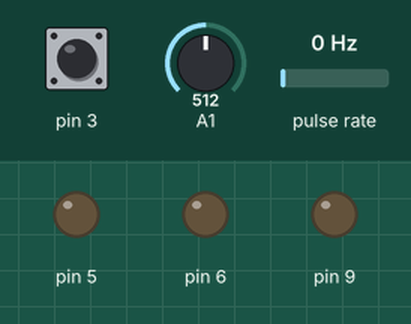
The sketch below on a simulated Arduino Uno, built with avr-gcc and run on an emulated ATmega328P. Shown: output pins drawn as LEDs (lit = HIGH). Wiring (inferred from the names in the program): pulse sensor: data pin 2. Inputs (shaded band) come from the test bench; at power-on: pulse rate 0 Hz, A1 = 512, pin 3 HIGH.

Above: at 1.2 s.
1.3 s: pulse rate (sensor on pin 2) set to 2 Hz
At 1.9 s:
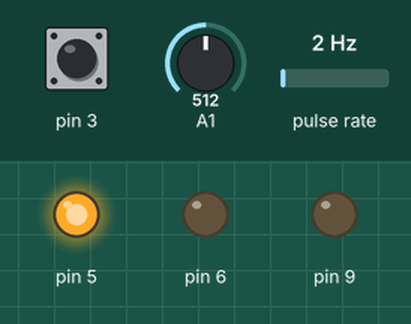
3.0 s: A1 set to 518
At 3.15 s:
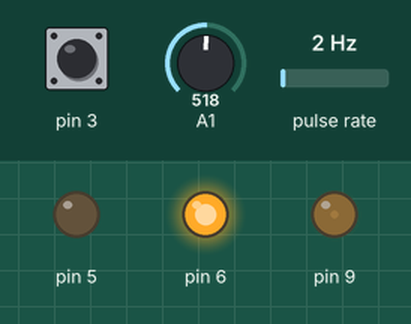
6.0 s: A1 set to 511
At 8.85 s:
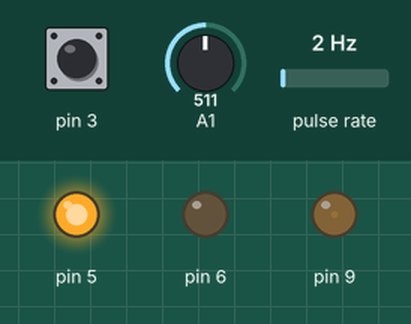
9.0 s: A1 set to 716
At 10.2 s:
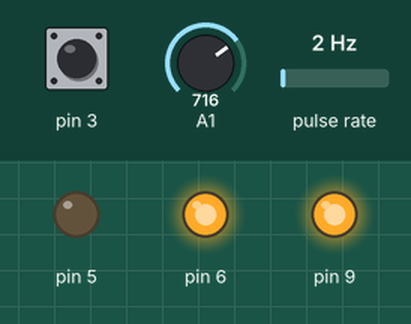
10.5 s: A1 set to 443
13.5 s: A1 set to 426
Timing chart, 0 to 16.5 s (numbered marks = the images above; inputs shaded):
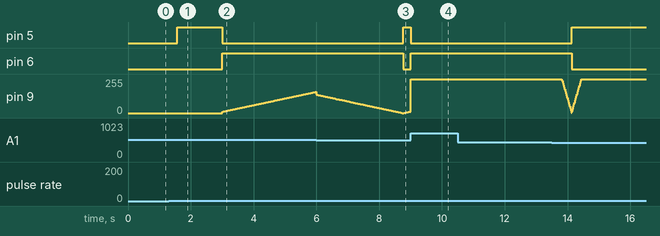

Measured:
- the behaviour switches between 0 and 1 Hz on pulse rate (sensor on pin 2) (found by bisection; images 0 and 1)
- the behaviour switches between 517 and 518 on A1 (found by bisection; images 1 and 2)
- after the input at 1.3 s, pin 5: LOW → HIGH after 0.26 s
- after the input at 3.0 s, pin 5: HIGH → LOW at once; pin 6: LOW → HIGH at once; pin 9: moves from 0/255 to 159/255 over 3.0 s, starting at once
- after the input at 6.0 s, pin 5: LOW → HIGH after 2.8 s; pin 6: HIGH → LOW after 2.8 s
- after the input at 9.0 s, pin 5: HIGH → LOW at once; pin 6: LOW → HIGH at once
- after the input at 10.5 s, every drawn part: stays the same

The sketch:

MotorLib.ino
```cpp
#include "MotorLib.h"
Motor A;
#define PWM 9
#define in1 5
#define in2 6
#define Encoder1 2
#define Encoder2 3
void setup()
{
  Serial.begin(9600);
  A.init(Encoder1, Encoder2, PWM, in1, in2);
  attachInterrupt(digitalPinToInterrupt(Encoder1), FlagInter, CHANGE);
  //Serial.println("Goal, Real");
}
void FlagInter()
{
  A.Flag();
}
void loop()
{
  A.tick();
  float GoalVel = map(analogRead(A1), 0, 1024, -90, 90);
  A.SetVolocity(GoalVel);
}
```

MotorLib.cpp
```cpp
#include "Arduino.h"
#include "MotorLib.h"
#include "Config.h"
void Motor::init(int _FirstEncoder, int _SecondEncoder, int _PWMOut, int _RotOut1, int _RotOut2)
{
  Timer = millis();

  FirstEncoder = _FirstEncoder;
  SecondEncoder = _SecondEncoder;

  RecognitionTime = RecognitionTimeofEncoder;

  PWMOut = _PWMOut;

  RotOut1 = _RotOut1;
  RotOut2 = _RotOut2;

  FlagInterrapt = false;

  count = 0;
  count_prev = 0;
  delta = 0;
  Velocity = 0;
  GoalVelocity = 0;

  StateFirstEncoder = false;
  StateSecondEncoder = false;

  error = 0;
  integral = 0;
  prev_error = 0;
  D = 0;
  kp = KP; // 0.75 0.5 0
  ki = KI;
  kd = KD;
  out = 0;

  _err_measure = 1;
  _q = 0.020;

  pinMode(RotOut1, OUTPUT);
  pinMode(RotOut2, OUTPUT);
  pinMode(FirstEncoder, INPUT_PULLUP);
  pinMode(SecondEncoder, INPUT_PULLUP);
  digitalWrite(RotOut1, LOW);
  digitalWrite(RotOut2, LOW);
  // attachInterrupt(digitalPinToInterrupt(FirstEncoder),FlagInterrupt,CHANGE);
}
float Motor::GetRealVelocity()
{
  return Velocity;
}
void Motor::SetVolocity(float _GoalVelocity)
{
  this->GoalVelocity = _GoalVelocity;
}
void Motor::Flag()
{
  this->FlagInterrapt = true;
}
void Motor::tick()
{
  if (this->FlagInterrapt)
  {
    this->StateFirstEncoder = digitalRead(FirstEncoder);
    this->StateSecondEncoder = digitalRead(SecondEncoder);
    //Serial.print(StateFirstEncoder);
    // Serial.println(StateSecondEncoder);
    if (StateFirstEncoder == StateSecondEncoder)
    {
      count++;
    }
    else
    {
      count--;
    }
    this->FlagInterrapt = false;
  }
  calculateRotSpeed();
}
void Motor::calculateRotSpeed()
{
  if (millis() - Timer >= RecognitionTime)
  {
    Timer  = millis();
    delta = count - count_prev;
    count_prev = count;
    float Velocity_temp = delta * 1000 / RecognitionTime * RATIO;
    Velocity = simpleKalman(Velocity_temp);
    VelocityPID(GoalVelocity, Velocity);
  }
}
float Motor::simpleKalman(float newVal)
{
  float _kalman_gain, _current_estimate;
  static float _err_estimate = _err_measure;
  static float _last_estimate;
  _kalman_gain = (float)_err_estimate / (_err_estimate + _err_measure);
  _current_estimate = _last_estimate + (float)_kalman_gain * (newVal - _last_estimate);
  _err_estimate = (1.0 - _kalman_gain) * _err_estimate + fabs(_last_estimate - _current_estimate) * _q;
  _last_estimate = _current_estimate;
  return _current_estimate;
}

void Motor::VelocityPID(float GoalVelocity, float Velocity)
{
  error = GoalVelocity - Velocity;
  integral = integral + error * RecognitionTime / 1000 * ki;
  D = error * 1000 / RecognitionTime;
  out = error * kp + integral + D * kd;
  Send2Driver3Pin(out);
}
void Motor::Send2Driver2Pin(int Signal)
{
  if (Signal > 255)
    NewV = 255;
  if (Signal < -255)
    NewV = -255;
  if (Signal < 0 )
  {
    analogWrite(PWMOut, 255 + Signal);
    digitalWrite(RotOut2, HIGH);
  }
  else
  {
    analogWrite(PWMOut, Signal);
    digitalWrite(RotOut2, LOW);
  }
}
void Motor::Send2Driver3Pin(float V)
{
  int NewV = abs(V);
  if (NewV > 255)
    NewV = 255;

  if (V > 0 )
  {
    digitalWrite(5, LOW);
    digitalWrite(6, HIGH);

  }
  else if (V < 0)
  {
    digitalWrite(5, HIGH);
    digitalWrite(6, LOW);
  }
  analogWrite(PWMOut, NewV);
}
```

MotorLib.h
```cpp
#pragma once

class Motor
{
public:
    // Val for pins
    int FirstEncoder;
    int SecondEncoder;
    int PWMOut;
    int RotOut1;
    int RotOut2;

    // Val for flags
    bool FlagInterrapt;

    // Val for calculate vel
    int count;
    int count_prev; // for calculate delta
    float delta;
    float Velocity;
    float GoalVelocity;

    // Timer
    uint32_t Timer;

    // Val for state Encoders
    bool StateFirstEncoder;
    bool StateSecondEncoder;

    float RecognitionTime;

    // Val for PID
    double error;
    double integral;
    double prev_error;
    double D;
    double kp; // 0.75 0.5 0
    double ki;
    double kd;
    double out;

    // Val for filter
    float _err_measure;
    float _q;

    void Send2Driver2Pin(int Signal);
    void calculateRotSpeed();
    void VelocityPID(float GoalVelocity, float Velocity);
    float simpleKalman(float newVal);

    int NewV;
    void init(int FirstEncoder, int SecondEncoder, int PWMOut, int RotOut1, int RotOut2);
    void Flag();
    void tick();
    void SetVolocity(float GoalVelocity);
    float GetRealVelocity();
    void Send2Driver3Pin(float Signal);
};
```

Config.h
```cpp
#define RATIO 0.0285 // 1 / counts of tick per one turn * 2 * 3.14
#define KP 10 // 0.75 1 0
#define KI 50
#define KD 0
#define RecognitionTimeofEncoder 20 // in ms
```
